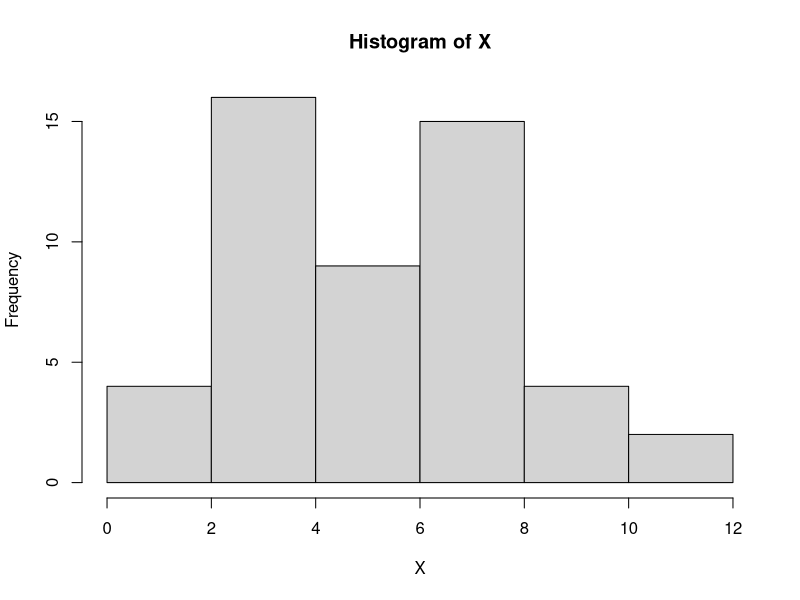
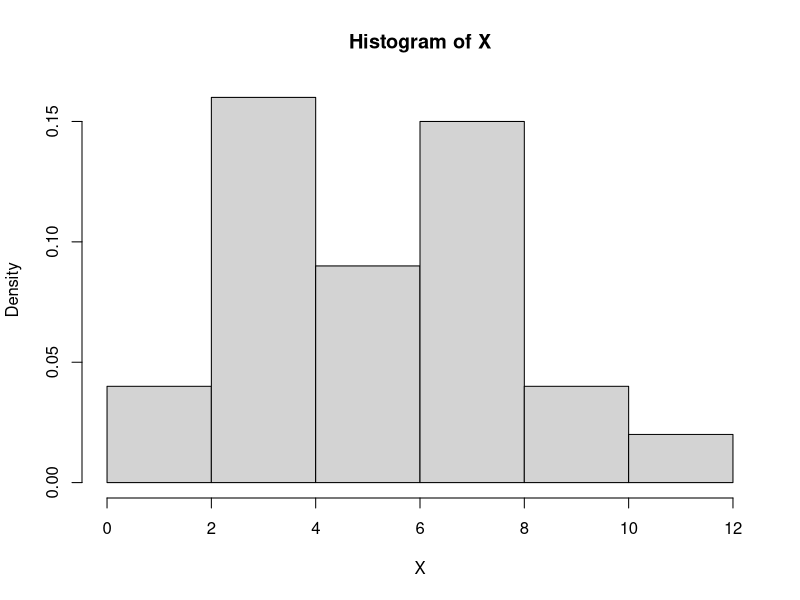
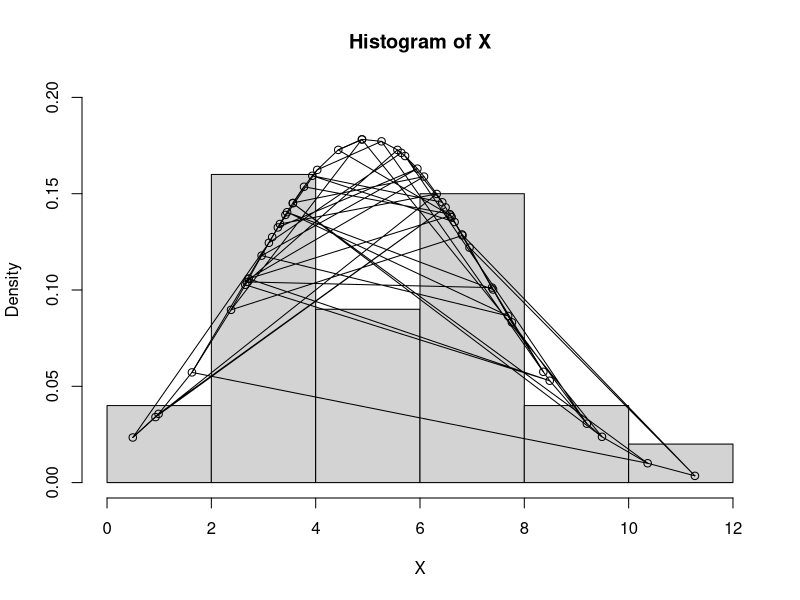
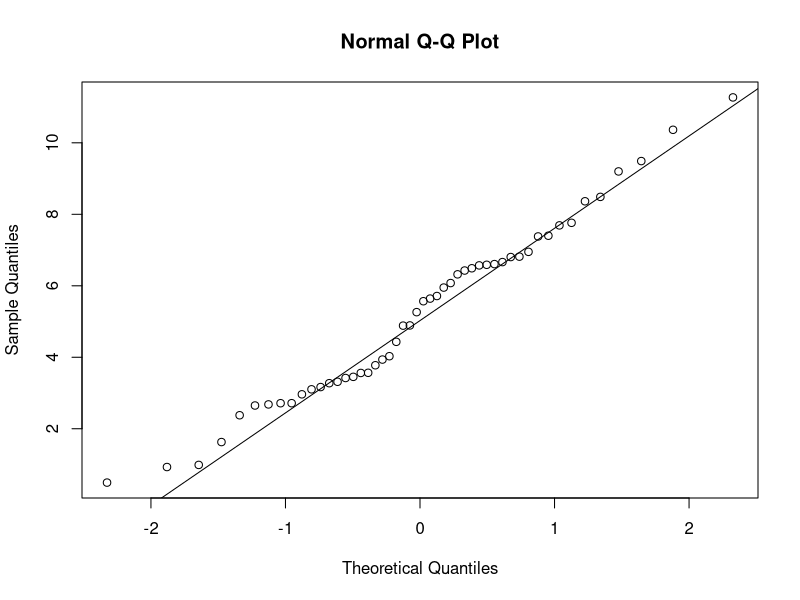
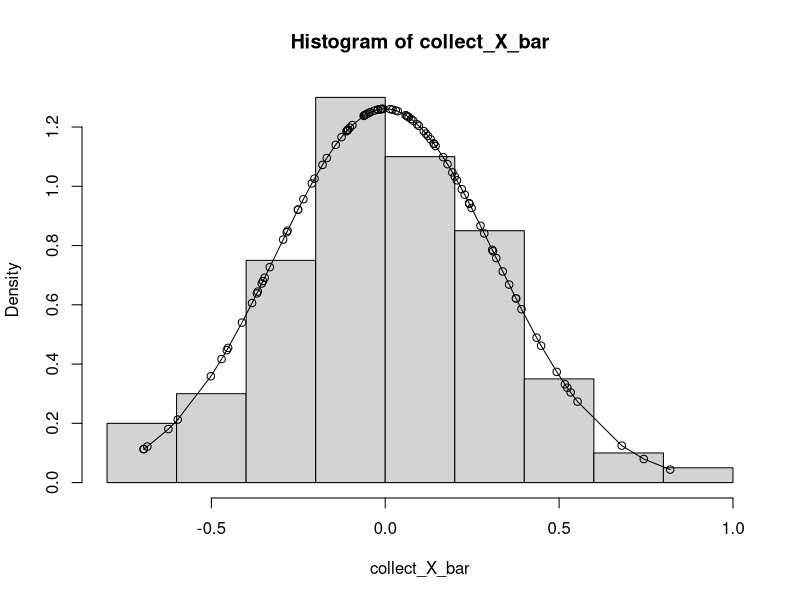
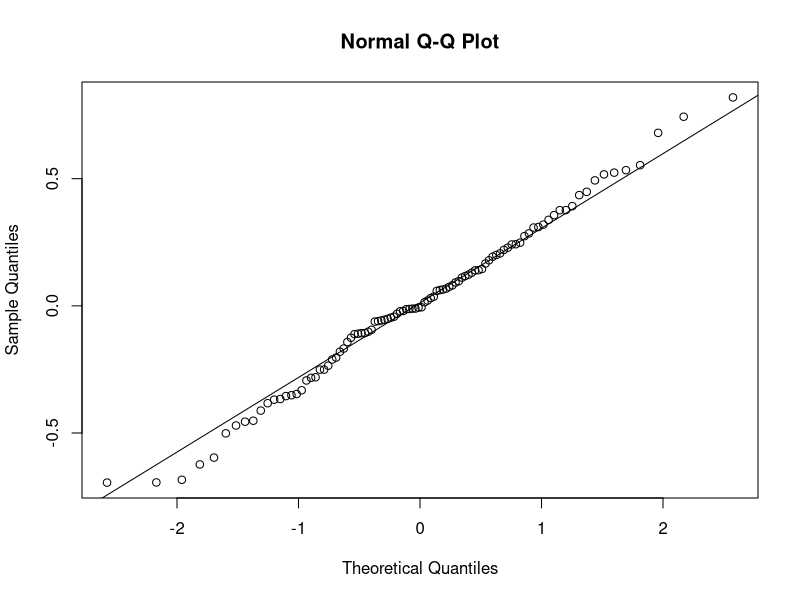
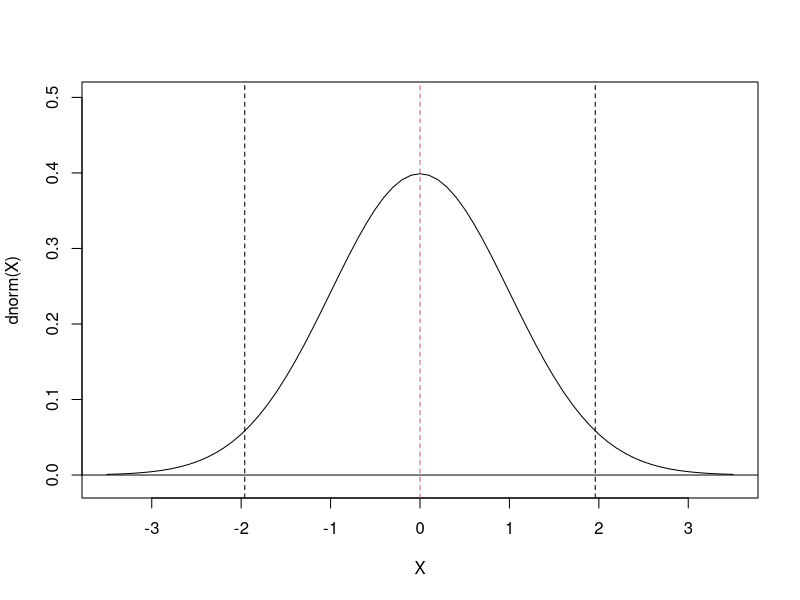
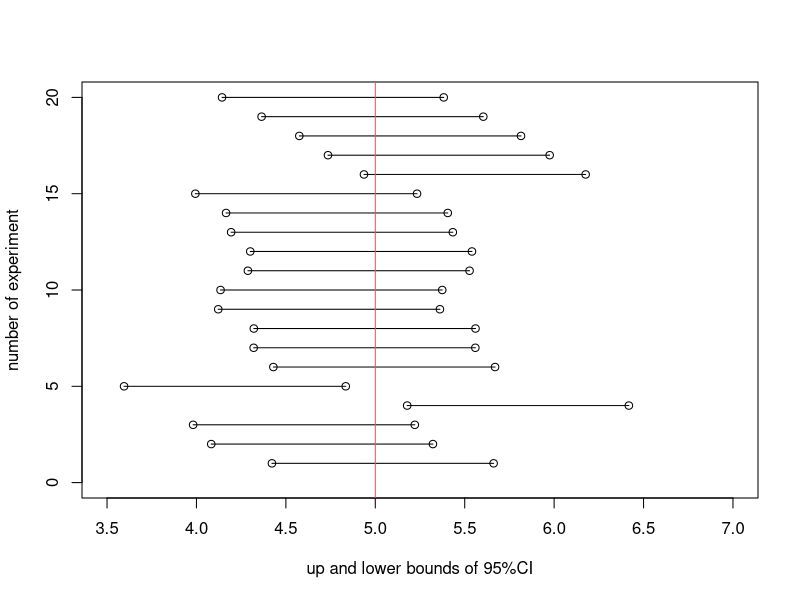

Write the R code that produced these figures, in order.
n = 50
mu = 5
sigma = sqrt(5)
X = rnorm(n, mu, sigma)
# Plot histogram
hist(X)
# Plot histogram with probability density
hist(X, prob = TRUE)
# Plot histogram with adjusted y-axis limit
hist(X, prob = TRUE, ylim = c(0, 0.2))

# Overlay normal distribution on histogram
points(X, dnorm(X, mu, sigma))
points(X, dnorm(X, mu, sigma), type = "l")
points(sort(X), dnorm(sort(X), mu, sigma), type = "l")
qqnorm(X)
qqline(X)


###########################################################

n = 50
mu = 5
sigma = sqrt(5)
collect_X_bar = rep(NA, 100)
# do below things in "{}" in order 100 times
for (i in 1:100) {  
  X = rnorm(n, mu, sigma)
  X_s = sum(X)
  X_bar = X_s / n
  collect_X_bar[i] = X_bar - mu
}

# Plot histogram of sample mean
hist(collect_X_bar, prob = TRUE)

# Overlay theoretical distribution on histogram
points(collect_X_bar, dnorm(collect_X_bar, 0, sigma/sqrt(n)))
points(sort(collect_X_bar), dnorm(sort(collect_X_bar), 0, sigma/sqrt(n)), type = "l")

qqnorm(collect_X_bar)
qqline(collect_X_bar)

X=seq(-3.5,3.5,by=0.1)

plot(X,dnorm(X),type="l",ylim=c(-0.01,0.5))
abline(h=0)

qnorm(0.975)

abline(v=qnorm(0.975),lty=2)
abline(v=qnorm(0.025),lty=2)
abline(v=qnorm(0.5),lty=2,col=2)

qnorm(0.025)

n=50
mu=5
E_times=20
collect_X_up=rep(NA,E_times)
collect_X_down=rep(NA,E_times)
sigma=sqrt(5)

for(i in 1:E_times){
  X=rnorm(n,mu,sigma)
  X_s=sum(X)
  X_bar=X_s/n
  collect_X_up[i]=X_bar+1.96* sigma/sqrt(n)
  collect_X_down[i]=X_bar-1.96* sigma/sqrt(n)
}

plot(c(0,0),type="n",ylim=c(0,E_times),xlim=c(3.5,7),
     ylab="number of experiment",
     xlab="up and lower bounds of 95%CI" )
for(i in 1:E_times){
  points(c( collect_X_down[i],collect_X_up[i]),c(i,i),type="l",lty=1)
  points(c( collect_X_down[i],collect_X_up[i]),c(i,i))
}
abline(v=mu,col=2)
mean(collect_X_down<= mu & mu<= collect_X_up) # Calculate the rate of CP.


####################################################################################
n=50
mu=5
collect_X_bar=rep(NA,100)
sigma=sqrt(5)
X=rpois(n,5) # generate the Poisson random
hist(X)
hist(X,prob= TRUE,ylim=c(0,0.5))
points(X,dpois(X,5)) # distribution of the poisson distribution
points(sort(X),dpois(sort(X),n,5),type="l") 

for(i in 1:100){
  X=rpois(n,5)
  X_s=sum(X)
  X_bar=X_s/n
  collect_X_bar[i]=X_bar-mu
}
hist(collect_X_bar,prob= TRUE)
points(collect_X_bar,dnorm(collect_X_bar,0,sigma/sqrt(n) ))
points(sort(collect_X_bar),dnorm(sort(collect_X_bar),0,sigma/sqrt(n)),type="l")

n=50
mu=5
E_times=20
collect_X_up=rep(NA,E_times)
collect_X_down=rep(NA,E_times)
sigma=sqrt(5)

for(i in 1:E_times){
  X=rpois(n,5)
  X_s=sum(X)
  X_bar=X_s/n
  collect_X_up[i]=X_bar+1.96* sigma/sqrt(n)
  collect_X_down[i]=X_bar-1.96* sigma/sqrt(n)
}

plot(c(0,0),type="n",ylim=c(0,E_times),xlim=c(3.5,7),
     ylab="number of experiment",
     xlab="up and lower bounds of 95%CI" )
for(i in 1:E_times){
  points(c( collect_X_down[i],collect_X_up[i]),c(i,i),type="l",lty=1)
  points(c( collect_X_down[i],collect_X_up[i]),c(i,i))
}
abline(v=mu,col=2)
mean(collect_X_down<= mu & mu<= collect_X_up) # Calculate the rate of CP.
################################################################

n=500
p=0.75
mu=p
collect_X_bar=rep(NA,100)

for(i in 1:100){
  X=rbinom(n,1,p)
  X_s=sum(X)
  X_bar=X_s/n
  collect_X_bar[i]=X_bar-mu
}
hist(collect_X_bar,prob= TRUE,ylim=c(0,50))
points(collect_X_bar,dnorm(collect_X_bar,0,(p*(1-p))/sqrt(n) ))
points(sort(collect_X_bar),dnorm(sort(collect_X_bar),0,(p*(1-p))/sqrt(n)),type="l")
n=500
mu=p=0.5
sigma=sqrt(p*(1-p))
E_times=200
collect_X_up=rep(NA,E_times)
collect_X_down=rep(NA,E_times)

for(i in 1:E_times){
  X=rbinom(n,1,p)
  X_bar=mean(X)
  collect_X_up[i]=X_bar+1.96* sigma/sqrt(n)
  collect_X_down[i]=X_bar-1.96* sigma/sqrt(n)
}

plot(c(0,0),type="n",ylim=c(0,E_times),xlim=c(p-0.5,p+0.5),
     ylab="number of experiment",
     xlab="up and lower bounds of 95%CI" )
for(i in 1:E_times){
  points(c( collect_X_down[i],collect_X_up[i]),c(i,i),type="l",lty=1)
  points(c( collect_X_down[i],collect_X_up[i]),c(i,i))
}
abline(v=mu,col=2)
mean(collect_X_down<= mu & mu<= collect_X_up)


